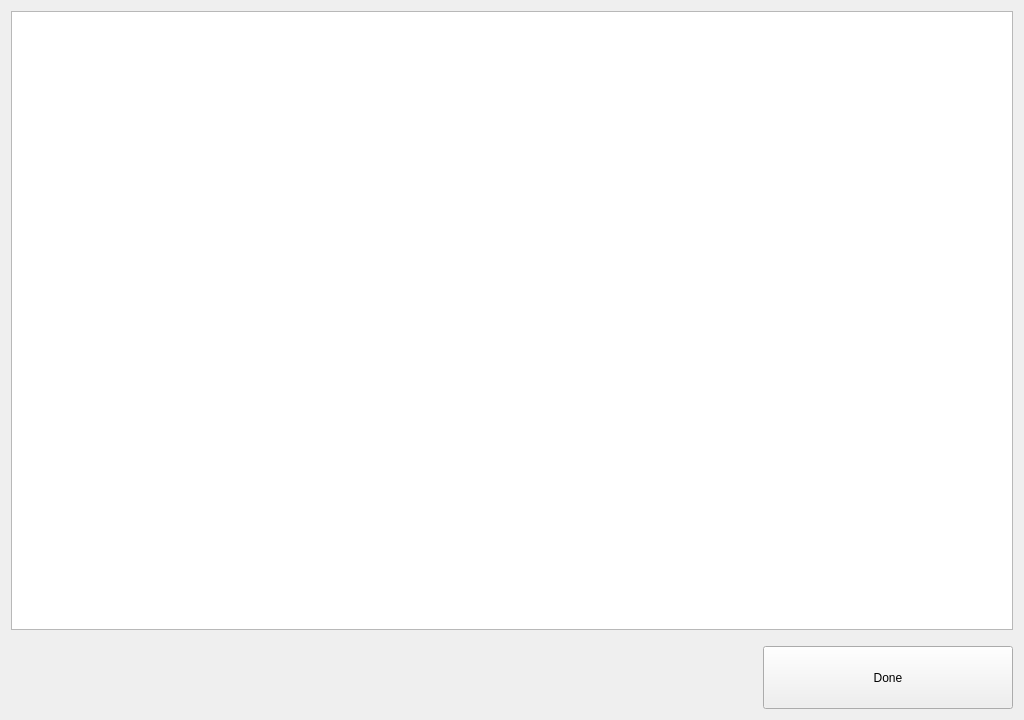
<?xml version="1.0" encoding="UTF-8"?>
<ui version="4.0">
 <class>Form</class>
 <widget class="QWidget" name="Form">
  <property name="geometry">
   <rect>
    <x>0</x>
    <y>0</y>
    <width>1024</width>
    <height>720</height>
   </rect>
  </property>
  <property name="windowTitle">
   <string>Form</string>
  </property>
  <layout class="QVBoxLayout" name="verticalLayout_2">
   <item>
    <widget class="QListWidget" name="listWidget"/>
   </item>
   <item>
    <layout class="QHBoxLayout" name="horizontalLayout" stretch="3,1">
     <property name="topMargin">
      <number>10</number>
     </property>
     <item>
      <spacer name="horizontalSpacer">
       <property name="orientation">
        <enum>Qt::Horizontal</enum>
       </property>
       <property name="sizeHint" stdset="0">
        <size>
         <width>40</width>
         <height>20</height>
        </size>
       </property>
      </spacer>
     </item>
     <item>
      <widget class="QPushButton" name="pushButton">
       <property name="minimumSize">
        <size>
         <width>0</width>
         <height>63</height>
        </size>
       </property>
       <property name="text">
        <string>Done</string>
       </property>
      </widget>
     </item>
    </layout>
   </item>
  </layout>
 </widget>
 <resources/>
 <connections/>
</ui>
